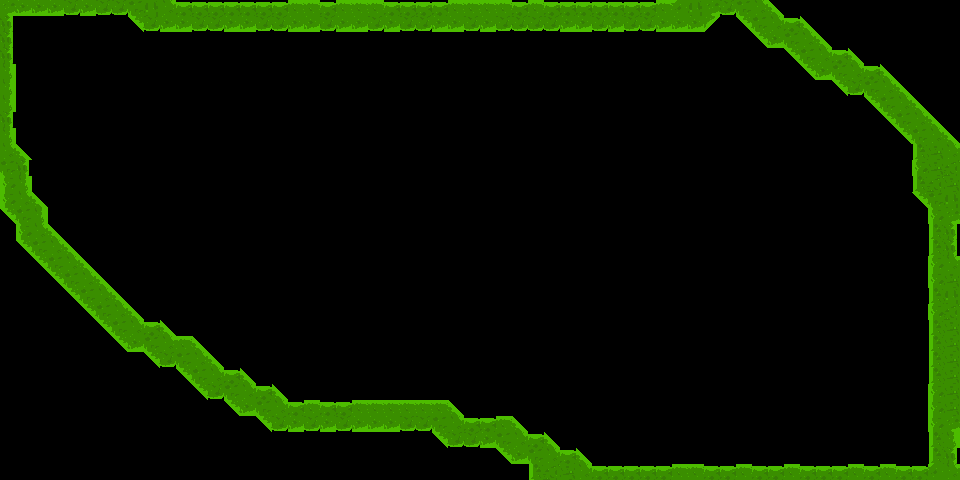

A 2D game scene composited from a Tiled map and its tileset images. What follows is a short description and the map's XML, with every tile layer's data as written:
An orthogonal 60x30 tile map with 16x16 px tiles, 1 tile layer (terrain) and 2 objects (finish-line, ball-spawn).

<map version="1.10" tiledversion="1.12.2" orientation="orthogonal" renderorder="right-down" width="60" height="30" tilewidth="16" tileheight="16" infinite="0" nextlayerid="3" nextobjectid="6">
 <properties>
  <property name="boost_line-capacity" type="float" value="20000" />
  <property name="cannon-count" type="int" value="3" />
  <property name="line-capacity" type="float" value="20000" />
 </properties>
 <tileset firstgid="1" source="tileset.tsx" />
 <layer id="1" name="terrain" width="60" height="30">
  <data encoding="csv">
7,8,8,8,26,8,26,26,9,54,29,4,4,4,4,4,4,4,30,30,4,30,30,30,4,4,4,4,30,30,30,30,4,30,4,4,4,4,4,4,4,30,31,54,7,26,9,29,80,0,0,0,0,0,0,0,0,0,0,0,
16,0,0,0,0,0,0,0,90,26,8,8,26,26,8,8,26,26,8,8,26,8,8,26,8,26,26,8,8,26,8,26,26,26,26,8,8,26,8,26,26,8,8,8,91,0,90,9,29,4,80,0,0,0,0,0,0,0,0,0,
16,0,0,0,0,0,0,0,0,0,0,0,0,0,0,0,0,0,0,0,0,0,0,0,0,0,0,0,0,0,0,0,0,0,0,0,0,0,0,0,0,0,0,0,0,0,0,90,8,9,29,80,0,0,0,0,0,0,0,0,
16,0,0,0,0,0,0,0,0,0,0,0,0,0,0,0,0,0,0,0,0,0,0,0,0,0,0,0,0,0,0,0,0,0,0,0,0,0,0,0,0,0,0,0,0,0,0,0,0,90,9,29,4,80,0,0,0,0,0,0,
18,0,0,0,0,0,0,0,0,0,0,0,0,0,0,0,0,0,0,0,0,0,0,0,0,0,0,0,0,0,0,0,0,0,0,0,0,0,0,0,0,0,0,0,0,0,0,0,0,0,90,8,9,29,4,80,0,0,0,0,
18,0,0,0,0,0,0,0,0,0,0,0,0,0,0,0,0,0,0,0,0,0,0,0,0,0,0,0,0,0,0,0,0,0,0,0,0,0,0,0,0,0,0,0,0,0,0,0,0,0,0,0,90,26,9,29,80,0,0,0,
18,0,0,0,0,0,0,0,0,0,0,0,0,0,0,0,0,0,0,0,0,0,0,0,0,0,0,0,0,0,0,0,0,0,0,0,0,0,0,0,0,0,0,0,0,0,0,0,0,0,0,0,0,0,90,9,29,80,0,0,
16,0,0,0,0,0,0,0,0,0,0,0,0,0,0,0,0,0,0,0,0,0,0,0,0,0,0,0,0,0,0,0,0,0,0,0,0,0,0,0,0,0,0,0,0,0,0,0,0,0,0,0,0,0,0,90,9,29,80,0,
18,0,0,0,0,0,0,0,0,0,0,0,0,0,0,0,0,0,0,0,0,0,0,0,0,0,0,0,0,0,0,0,0,0,0,0,0,0,0,0,0,0,0,0,0,0,0,0,0,0,0,0,0,0,0,0,90,9,29,80,
29,80,0,0,0,0,0,0,0,0,0,0,0,0,0,0,0,0,0,0,0,0,0,0,0,0,0,0,0,0,0,0,0,0,0,0,0,0,0,0,0,0,0,0,0,0,0,0,0,0,0,0,0,0,0,0,0,14,53,29,
9,16,0,0,0,0,0,0,0,0,0,0,0,0,0,0,0,0,0,0,0,0,0,0,0,0,0,0,0,0,0,0,0,0,0,0,0,0,0,0,0,0,0,0,0,0,0,0,0,0,0,0,0,0,0,0,0,20,53,15,
20,18,0,0,0,0,0,0,0,0,0,0,0,0,0,0,0,0,0,0,0,0,0,0,0,0,0,0,0,0,0,0,0,0,0,0,0,0,0,0,0,0,0,0,0,0,0,0,0,0,0,0,0,0,0,0,0,14,15,53,
20,29,80,0,0,0,0,0,0,0,0,0,0,0,0,0,0,0,0,0,0,0,0,0,0,0,0,0,0,0,0,0,0,0,0,0,0,0,0,0,0,0,0,0,0,0,0,0,0,0,0,0,0,0,0,0,0,90,9,54,
90,9,18,0,0,0,0,0,0,0,0,0,0,0,0,0,0,0,0,0,0,0,0,0,0,0,0,0,0,0,0,0,0,0,0,0,0,0,0,0,0,0,0,0,0,0,0,0,0,0,0,0,0,0,0,0,0,0,20,7,
0,20,29,80,0,0,0,0,0,0,0,0,0,0,0,0,0,0,0,0,0,0,0,0,0,0,0,0,0,0,0,0,0,0,0,0,0,0,0,0,0,0,0,0,0,0,0,0,0,0,0,0,0,0,0,0,0,0,14,16,
0,90,9,29,80,0,0,0,0,0,0,0,0,0,0,0,0,0,0,0,0,0,0,0,0,0,0,0,0,0,0,0,0,0,0,0,0,0,0,0,0,0,0,0,0,0,0,0,0,0,0,0,0,0,0,0,0,0,14,16,
0,0,90,9,29,80,0,0,0,0,0,0,0,0,0,0,0,0,0,0,0,0,0,0,0,0,0,0,0,0,0,0,0,0,0,0,0,0,0,0,0,0,0,0,0,0,0,0,0,0,0,0,0,0,0,0,0,0,20,29,
0,0,0,90,9,29,80,0,0,0,0,0,0,0,0,0,0,0,0,0,0,0,0,0,0,0,0,0,0,0,0,0,0,0,0,0,0,0,0,0,0,0,0,0,0,0,0,0,0,0,0,0,0,0,0,0,0,0,20,53,
0,0,0,0,90,9,29,80,0,0,0,0,0,0,0,0,0,0,0,0,0,0,0,0,0,0,0,0,0,0,0,0,0,0,0,0,0,0,0,0,0,0,0,0,0,0,0,0,0,0,0,0,0,0,0,0,0,0,14,54,
0,0,0,0,0,90,9,29,80,0,0,0,0,0,0,0,0,0,0,0,0,0,0,0,0,0,0,0,0,0,0,0,0,0,0,0,0,0,0,0,0,0,0,0,0,0,0,0,0,0,0,0,0,0,0,0,0,0,20,15,
0,0,0,0,0,0,90,9,29,4,80,0,0,0,0,0,0,0,0,0,0,0,0,0,0,0,0,0,0,0,0,0,0,0,0,0,0,0,0,0,0,0,0,0,0,0,0,0,0,0,0,0,0,0,0,0,0,0,14,53,
0,0,0,0,0,0,0,90,8,9,29,30,80,0,0,0,0,0,0,0,0,0,0,0,0,0,0,0,0,0,0,0,0,0,0,0,0,0,0,0,0,0,0,0,0,0,0,0,0,0,0,0,0,0,0,0,0,0,14,53,
0,0,0,0,0,0,0,0,0,90,26,9,29,80,0,0,0,0,0,0,0,0,0,0,0,0,0,0,0,0,0,0,0,0,0,0,0,0,0,0,0,0,0,0,0,0,0,0,0,0,0,0,0,0,0,0,0,0,14,53,
0,0,0,0,0,0,0,0,0,0,0,90,9,29,4,80,0,0,0,0,0,0,0,0,0,0,0,0,0,0,0,0,0,0,0,0,0,0,0,0,0,0,0,0,0,0,0,0,0,0,0,0,0,0,0,0,0,0,14,53,
0,0,0,0,0,0,0,0,0,0,0,0,90,26,9,29,4,80,0,0,0,0,0,0,0,0,0,0,0,0,0,0,0,0,0,0,0,0,0,0,0,0,0,0,0,0,0,0,0,0,0,0,0,0,0,0,0,0,20,53,
0,0,0,0,0,0,0,0,0,0,0,0,0,0,90,8,9,29,4,30,4,4,30,30,30,30,30,30,80,0,0,0,0,0,0,0,0,0,0,0,0,0,0,0,0,0,0,0,0,0,0,0,0,0,0,0,0,0,20,53,
0,0,0,0,0,0,0,0,0,0,0,0,0,0,0,0,90,26,8,26,8,26,8,8,8,26,26,9,29,4,4,30,80,0,0,0,0,0,0,0,0,0,0,0,0,0,0,0,0,0,0,0,0,0,0,0,0,0,20,7,
0,0,0,0,0,0,0,0,0,0,0,0,0,0,0,0,0,0,0,0,0,0,0,0,0,0,0,90,26,26,8,9,29,4,80,0,0,0,0,0,0,0,0,0,0,0,0,0,0,0,0,0,0,0,0,0,0,0,14,18,
0,0,0,0,0,0,0,0,0,0,0,0,0,0,0,0,0,0,0,0,0,0,0,0,0,0,0,0,0,0,0,90,8,9,29,4,80,0,0,0,0,0,0,0,0,0,0,0,0,0,0,0,0,0,0,0,0,0,14,16,
0,0,0,0,0,0,0,0,0,0,0,0,0,0,0,0,0,0,0,0,0,0,0,0,0,0,0,0,0,0,0,0,0,14,15,53,29,4,4,4,4,4,30,30,4,4,30,4,4,30,4,4,4,30,4,30,4,4,31,29
</data>
 </layer>
 <objectgroup id="2" name="game">
  <object id="2" name="finish-line" x="898.972" y="341.278">
   <polygon points="0,0 -1.33333,122.667 28,122.667 28,-2.66667" />
  </object>
  <object id="3" name="ball-spawn" x="37.3333" y="58.6667">
   <point />
  </object>
 </objectgroup>
</map>
